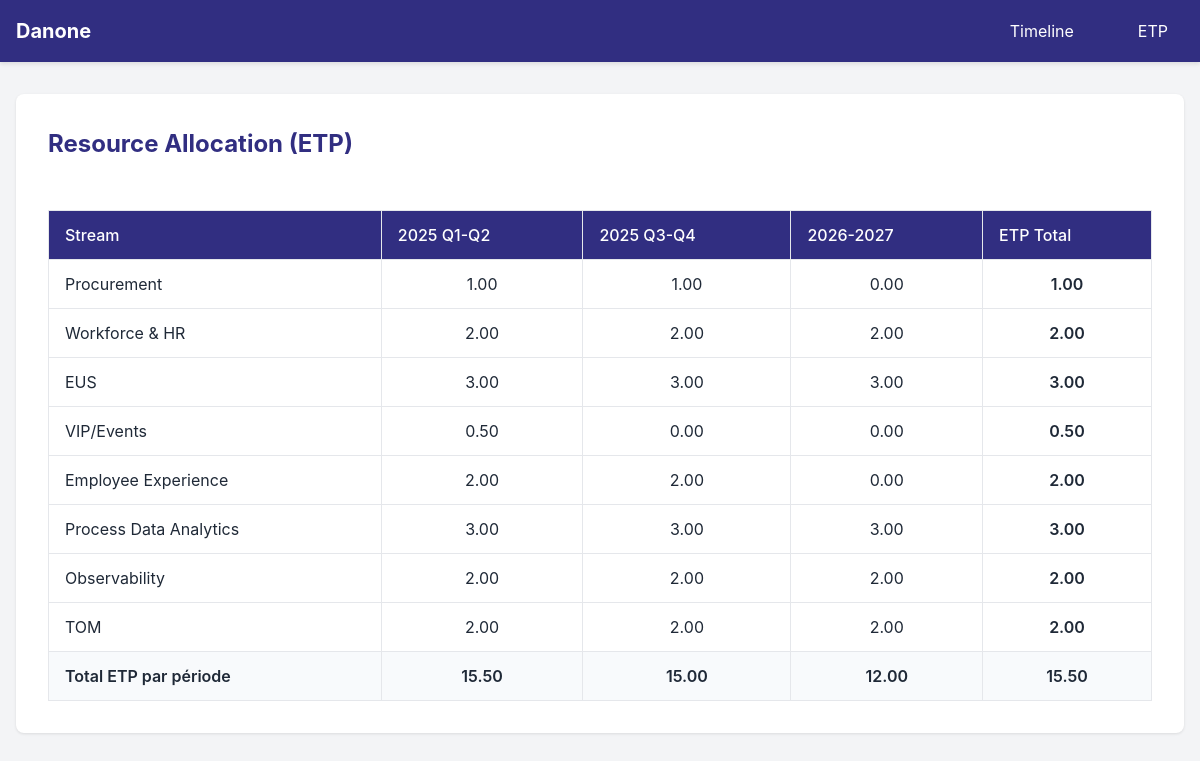
The app's page /project/etp_table with its own data.
### app/models/etp_entry.py (models this page shows)
class EtpEntry(db.Model):
    __tablename__ = 'etp_entries'
    id = db.Column(db.Integer, primary_key=True)
    project_name = db.Column(db.String(100), nullable=False)
    period = db.Column(db.String(20), nullable=False)
    etp_value = db.Column(db.Float, nullable=False)
    updated_at = db.Column(db.DateTime, default=datetime.utcnow)
    __table_args__ = (
        db.UniqueConstraint('project_name', 'period', name='uix_project_period'),
    )

### app/routes/project.py (the view)
@bp.route('/etp_table')
def etp_table():
    projects = ProjectService.get_all_projects()
    etp_data, period_totals = EtpService.calculate_etp_per_period(projects)
    total_max_etp = sum(row["total"] for row in etp_data)
    return render_template('project/etp_table.html',
                         etp_data=etp_data,
                         period_totals=period_totals,
                         total_max_etp=total_max_etp)

### app/models/task.py (called while the page is built)
    def __post_init__(self):
        if self.etp is None:
            self.etp = self._extract_etp_from_text()

    def _extract_etp_from_text(self) -> float:
        etp_pattern = r'\((\d*\.?\d+)\s*ETP\)'
        match = re.search(etp_pattern, self.text)
        if match:
            try:
                return float(match.group(1))
            except (ValueError, IndexError):
                return 0.0
        return 0.0

### app/services/etp_service.py (called while the page is built)
    @staticmethod
    def get_stored_etp(project_name: str, period: str) -> float:
        entry = EtpEntry.query.filter_by(
            project_name=project_name,
            period=period
        ).first()
        return entry.etp_value if entry else None

    @staticmethod
    def get_period_for_task(task_start: int) -> str:
        period_num = (task_start + 1) // 2
        return TimeConstants.PERIODS_MAPPING.get(period_num)

    @staticmethod
    def get_task_etp(project_name: str, task_start: int, default_etp: float) -> float:
        period = EtpService.get_period_for_task(task_start)
        if not period:
            return default_etp
        stored_etp = EtpService.get_stored_etp(project_name, period)
        return stored_etp if stored_etp is not None else default_etp

### app/templates/project/etp_table.html (shortened to what this page needs)
{% extends "base.html" %}
{% block extra_css %}
<link rel="stylesheet" href="{{ url_for('static', filename='css/project/etp_table.css') }}">
{% endblock %}
{% block content %}
<div class="etp-container">
    <h1 class="page-title">Resource Allocation (ETP)</h1>
    <div class="etp-table-container">
        <table class="etp-table">
            <thead>
                <tr>
                    <th>Stream</th>
                    <th>2025 Q1-Q2</th>
                    <th>2025 Q3-Q4</th>
                    <th>2026-2027</th>
                    <th>ETP Total</th>
                </tr>
            </thead>
            <tbody>
                {% for row in etp_data %}
                <tr data-project="{{ row.name }}">
                    <td>{{ row.name }}</td>
                    <td class="text-center editable-cell" data-period="2025 Q1-Q2">
                        <span class="etp-value">{{ "%.2f"|format(row["2025 Q1-Q2"]) }}</span>
                    </td>
                    <td class="text-center editable-cell" data-period="2025 Q3-Q4">
                        <span class="etp-value">{{ "%.2f"|format(row["2025 Q3-Q4"]) }}</span>
                    </td>
                    <td class="text-center editable-cell" data-period="2026-2027">
                        <span class="etp-value">{{ "%.2f"|format(row["2026-2027"]) }}</span>
                    </td>
                    <td class="text-center row-total">{{ "%.2f"|format(row.total) }}</td>
                </tr>
                {% endfor %}
                <tr class="total-row">
                    <td class="bold">Total ETP par période</td>
                    <td class="text-center period-total" data-period="2025 Q1-Q2">
                        {{ "%.2f"|format(period_totals["2025 Q1-Q2"]) }}
                    </td>
                    <td class="text-center period-total" data-period="2025 Q3-Q4">
                        {{ "%.2f"|format(period_totals["2025 Q3-Q4"]) }}
                    </td>
                    <td class="text-center period-total" data-period="2026-2027">
                        {{ "%.2f"|format(period_totals["2026-2027"]) }}
                    </td>
                    <td class="text-center grand-total">{{ "%.2f"|format(total_max_etp) }}</td>
                </tr>
            </tbody>
        </table>
    </div>
</div>
{% endblock %}

### app/static/css/base.css (style rules this page uses)
:root { --primary-color: #312e81; --secondary-color: #3b82f6; --background-color: #f3f4f6; --text-color: #1f2937; --border-color: #e5e7eb; }
body { font-family: -apple-system, BlinkMacSystemFont, "Segoe UI", Roboto, Oxygen-Sans, Ubuntu, Cantarell, "Helvetica Neue", sans-serif; background-color: var(--background-color); color: var(--text-color); }
.page-title { font-size: 1.5rem; font-weight: bold; margin-bottom: 2rem; color: var(--primary-color); }

### app/static/css/etp_table.css (style rules this page uses)
.etp-container { background-color: white; border-radius: 0.5rem; padding: 2rem; box-shadow: 0 1px 3px rgba(0, 0, 0, 0.1); }
.etp-table-container { overflow-x: auto; }
.etp-table { width: 100%; border-collapse: collapse; margin-top: 1rem; }
.etp-table th, .etp-table td { padding: 0.75rem 1rem; border: 1px solid var(--border-color); }
.etp-table th { background-color: var(--primary-color); color: white; font-weight: 500; text-align: left; }
.etp-table td { background-color: white; }
.text-center { text-align: center; }
.bold { font-weight: 600; }
.total-row { background-color: #f8fafc; }
.total-row td { background-color: #f8fafc; }
.editable-cell { cursor: pointer; position: relative; transition: background-color 0.2s; }
.editable-cell .etp-value { display: block; width: 100%; height: 100%; }
.row-total, .period-total, .grand-total { font-weight: 600; background-color: #f8fafc; }

### records on screen
EtpEntry: etp_value "1.00", total "1.00"
EtpEntry: etp_value "2.00", total "2.00"
EtpEntry: etp_value "2.00"
EtpEntry: etp_value "2.00"
EtpEntry: etp_value "3.00", total "3.00"
EtpEntry: etp_value "3.00"
EtpEntry: etp_value "3.00"
EtpEntry: etp_value "0.50", total "0.50"
EtpEntry: etp_value "2.00", total "2.00"
EtpEntry: etp_value "2.00"
EtpEntry: etp_value "0.00"
EtpEntry: etp_value "3.00", total "3.00"
EtpEntry: etp_value "3.00"
EtpEntry: etp_value "3.00"
EtpEntry: etp_value "2.00", total "2.00"
EtpEntry: etp_value "2.00"
EtpEntry: etp_value "2.00"
EtpEntry: etp_value "2.00", total "2.00"
EtpEntry: etp_value "2.00"
EtpEntry: etp_value "2.00"

### other values on screen
{{ row.name }} "Procurement" "Workforce & HR" "EUS" "VIP/Events" "Employee Experience" "Process Data Analytics" "Observability" "TOM"
{{ "%.2f"|format(row["2025 Q3-Q4"]) }} "1.00" "0.00"
{{ "%.2f"|format(row["2026-2027"]) }} "0.00" "0.00"
{{ "%.2f"|format(period_totals["2025 Q1-Q2"]) }} "15.50"
{{ "%.2f"|format(period_totals["2025 Q3-Q4"]) }} "15.00"
{{ "%.2f"|format(period_totals["2026-2027"]) }} "12.00"
{{ "%.2f"|format(total_max_etp) }} "15.50"
